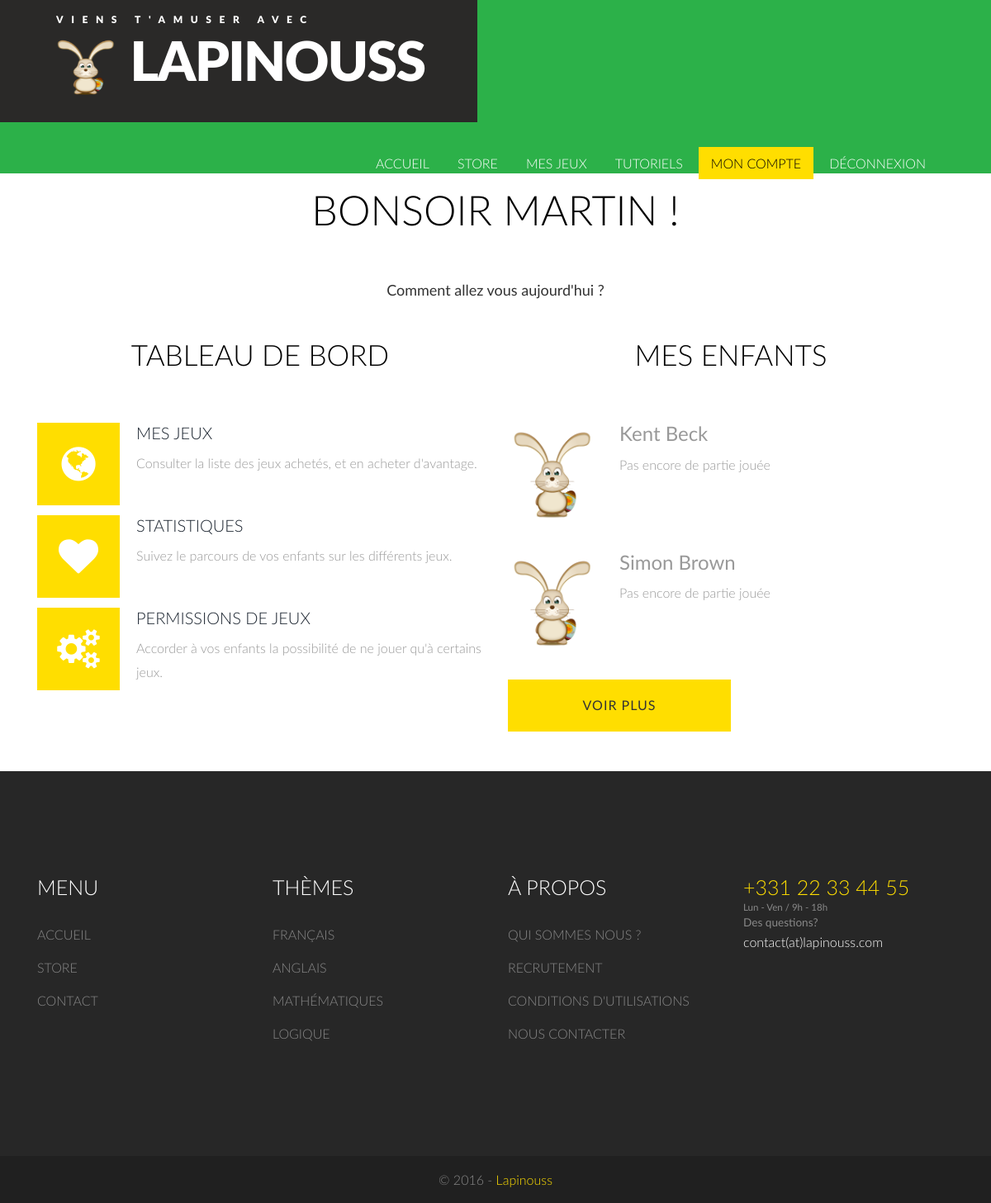
The app's page /account (signed in) with its own data.
### tables this page shows
CREATE TABLE IF NOT EXISTS `child_account` (
  `id_child_account` INT(11) NOT NULL AUTO_INCREMENT,
  `first_name` VARCHAR(50) NULL DEFAULT NULL,
  `last_name` VARCHAR(50) NULL DEFAULT NULL,
  `password` VARCHAR(50) NULL DEFAULT NULL,
  PRIMARY KEY (`id_child_account`));

### repositories/database_layer.php (called while the page is built, shortened)
<?php
    class DatabaseLayer {
        private static $_db = null;
        private function __construct() {
            try {
                self::$_db = new PDO(
                    'mysql:host=' . DB_HOST . ';dbname=' . DB_NAME,
                    DB_USER,
                    DB_PASS,
                    array(PDO::ATTR_PERSISTENT => true)
                );
            }
            catch (PDOException $e) {
                echo $e->getMessage();
            }
        }
        public static function getInstance() {
            return self::$_db;
        }
    }

### repositories/base_repository.php (called while the page is built, shortened)
<?php
    require_once 'database_layer.php';
    abstract class BaseRepository {
        protected function __construct() {
            $this->db = DatabaseLayer::getInstance();
        }
    }

### repositories/account_repository.php (called while the page is built, shortened)
<?php
    require_once 'base_repository.php';
    class AccountRepository extends BaseRepository {
        public function children(Account $account) {
            $children = $this->db->prepare(AccountQueries::FIND_ALL_CHILDREN);
            $children->bindParam(':id_account', $account->id_account, PDO::PARAM_INT);
            if (!$children || ($children instanceof PDOException) || !$children->execute())
                return null;
            return $children->fetchAll(PDO::FETCH_CLASS, 'ChildAccount');
        }
    }

### views/pages/account/index_adult.php (the view)
<div class="box_1">
    <h3>
        <?php
            echo date('H') > 18 || date('H') < 3 ? 'Bonsoir' : 'Bonjour';
            echo ' ' . $account->first_name . ' !';
        ?>
    </h3>
    <h4>Comment allez vous aujourd'hui ?</h4>
    <br/>
    <br/>
</div>
<div class="container">
    <div class="col-md-6">
        <h3 class="m_3">Tableau de bord</h3>
        <div class="feature about_box1">
            <i class="fa fa-globe"> </i>
            <h4><a href="<?php echo action('game'); ?>">Mes jeux</a></h4>
            <p>
                Consulter la liste des jeux achet&eacute;s, et en  acheter d'avantage.
            </p>
        </div>
        <div class="feature about_box1">
            <i class="fa fa-heart"> </i>
            <h4><a href="<?php echo action('game', 'stats'); ?>">Statistiques</a></h4>
            <p>
                Suivez le parcours de vos enfants sur les diff&eacute;rents jeux.
            </p>
        </div>
        <div class="feature about_box1">
            <i class="fa fa-gears"> </i>
            <h4><a href="<?php echo action('game'); ?>">Permissions de jeux</a></h4>
            <p>
                Accorder &agrave; vos enfants la possibilit&eacute; de ne jouer qu'&agrave; certains jeux.
            </p>
        </div>
    </div>
    <div class="col-md-6">
        <h3 class="m_3">Mes enfants</h3>
        <?php
            if ($children
                && count($children) > 0) {
                foreach ($children as $child) {
                    ?>
                    <ul class="about_box span_1">
                        <li class="box_img"><img src="resources/images/character/kid.png" class="img-responsive" alt=""/></li>
                        <li class="box_desc">
                            <h3>
                                <?php echo $child->first_name . ' ' . $child->last_name; ?>
                            </h3>
                            <p>
                                <?php echo count($child->played) > 0 ? 'Dernier jeu jou&eacute; le : ' . DateUtil::format(end($child->played)->date_game) : 'Pas encore de partie jou&eacute;e'; ?>
                            </p>
                        </li>
                        <div class="clearfix"> </div>
                    </ul>
                    <?php
                }
            }
            else {
                echo "Aucun enfant, qu'attendez vous ?";
        }
        ?>
        <a href="<?php echo action('account', 'children'); ?>" class="btn1 btn2 btn-8 btn-8c"">Voir plus</a>
    </div>
</div>

### styles/main.css (style rules this page uses)
h4, h5, h6, h1, h2, h3 { margin-top: 0; }
ul, ol { margin: 0; }
p { margin: 0; }
html, body { font-family: 'Lato', sans-serif; font-size: 100%; background:#fff; }
body a { transition:0.5s all; -webkit-transition:0.5s all; -moz-transition:0.5s all; -o-transition:0.5s all; -ms-transition:0.5s all; }
.box_1 { text-align:center; }
.box_1 h3 { color:#000; text-transform:uppercase; margin-bottom:1.5em; line-height: 1.8em; font: 300 50px/25px Lato, sans-serif; }
.feature { padding-left:120px; position: relative; }
.feature i { position: absolute; top: 0; left: 0; padding: 0; margin: 0; width: 100px; height: 100px; line-height:101px; text-align: center; background: #ffde00; font-size:3em; color:#fff; }
.feature h4 { color:#000; font: 300 20px/25px Lato, sans-serif; text-transform:uppercase; }
.feature p { color:#999; font: 300 16px/25px Lato, sans-serif; line-height:1.8em; }
.about_box1 { margin-bottom:3em; }
h3.m_3 { color:#000; text-align:center; font:300 35px/25px Lato, sans-serif; text-transform:uppercase; margin-bottom:2em; }
ul.span_1 { margin-bottom:2em; }
ul.about_box { padding:0; list-style:none; }
ul.about_box li.box_img { width:20%; float:left; margin-right:5%; }
ul.about_box li.box_desc { overflow:hidden; color:#999; font: 300 16px/25px Lato, sans-serif; line-height:1.8em; }
.btn1 { border: none; font-family: inherit; font-size: inherit; color: inherit; background: none; cursor: pointer; padding: 20px 40px; display: inline-block; margin: 15px 0 0; text-transform: uppercase; letter-spacing: 1px; outline: none; position: relative; -webkit-transition: all 0.3s; -moz-transition: all 0.3s; transition: all 0.3s; text-align: center; width: 50%; }
.btn1:after { content: ''; position: absolute; z-index: -1; -webkit-transition: all 0.3s; -moz-transition: all 0.3s; transition: all 0.3s; }
.btn-8 { display: block; background:#ffde00; outline: 1px solid transparent; -webkit-transform-style: preserve-3d; -moz-transform-style: preserve-3d; transform-style: preserve-3d; }

### records on screen
child_account: first_name "Kent", last_name "Beck"
child_account: first_name "Simon", last_name "Brown"

### other values on screen
$account->first_name "MARTIN"
